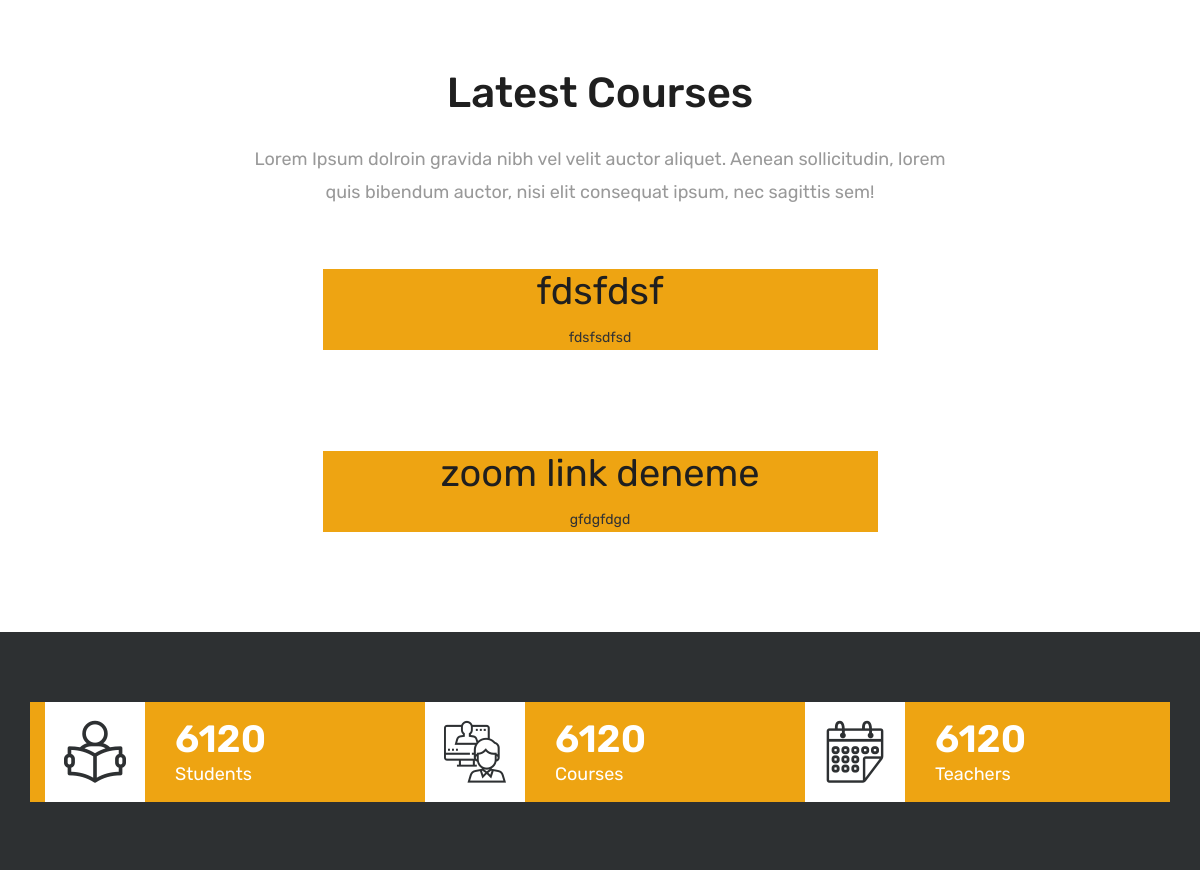
The app's page / (middle part), older data.
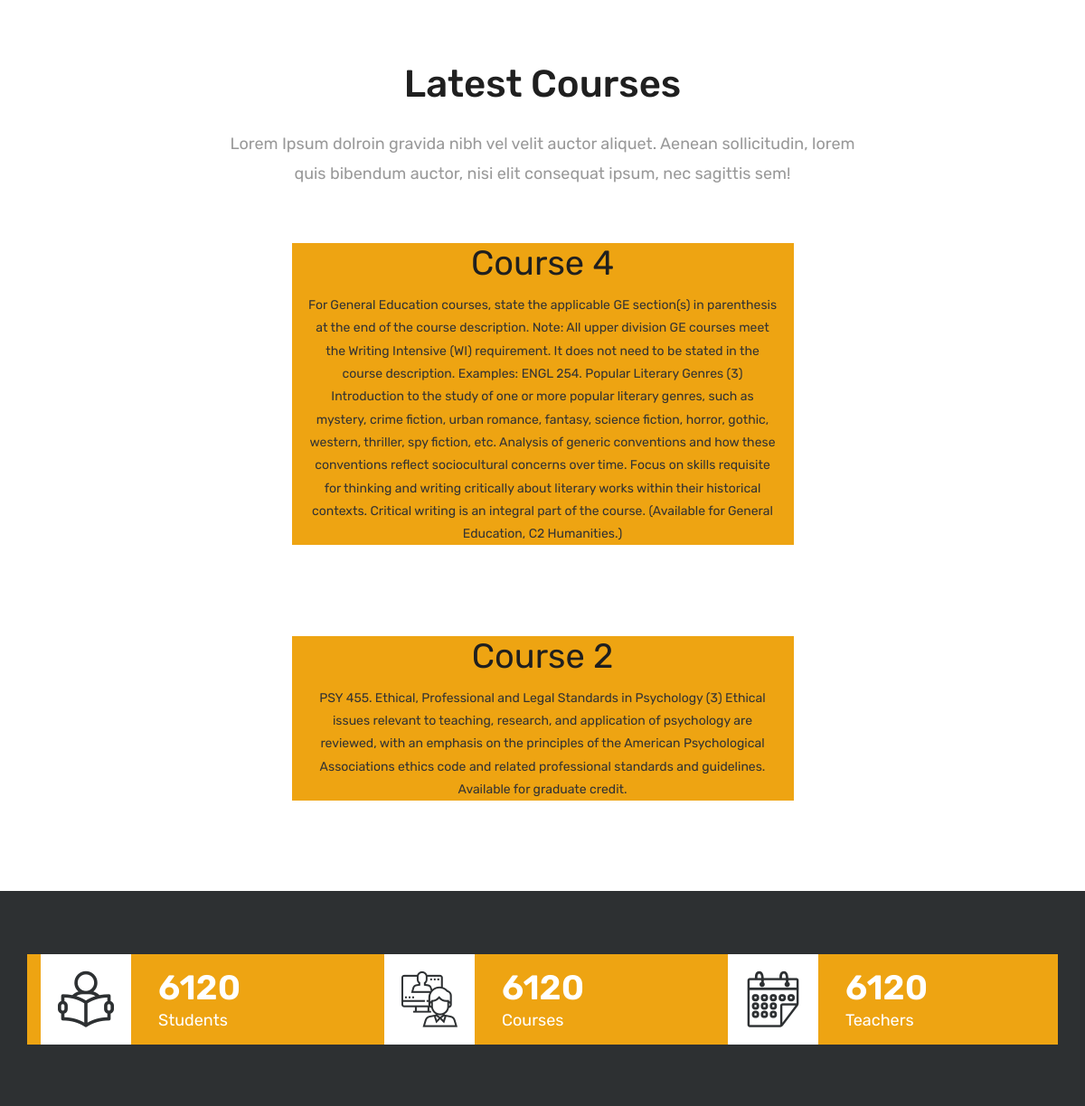
The same page, newer data.
### courses/models.py (models this page shows, shortened)
class Course(models.Model):
    teacher = models.ForeignKey(User, null=False, on_delete=models.CASCADE)
    name = models.CharField(max_length=25, unique=True)
    category = models.ForeignKey(Category, null=True, on_delete=models.DO_NOTHING)
    students = models.ManyToManyField(User, blank=True, related_name='courses_joined')
    description = models.TextField(blank=True, null=True)
    image = models.ImageField(blank=True, upload_to="courses", default="courses/default_course_image.jpg")
    token = models.IntegerField()
    zoom_link=models.TextField(null=True)
    zoom_password=models.TextField(null=True)
    available = models.BooleanField(default=True)

### pages/views.py (the view)
# urls.py: path('', IndexView.as_view(), name="index"),
class IndexView(TemplateView):
    template_name = 'index.html'
    def get_context_data(self, **kwargs):
        context = super().get_context_data(**kwargs)
        context['courses'] = Course.objects.filter(available=True)[:2]
        context['total_course'] = Course.objects.filter(available=True).count()
        context['total_students'] = User.objects.count()
        context['total_teachers'] = User.objects.filter(is_teacher=True).count()
        return context

### templates/index.html (shortened to what this page needs)
{% extends 'partials/_base.html' %}
{% load static %}
{% block content %}
{% include 'latestCourses.html' %}
{% include 'showStats.html' %}
	{% endblock %}

### templates/latestCourses.html (shortened to what this page needs)
<div id="overviews" class="section wb">
    <div class="container">
        <div class="section-title row text-center">
            <div class="col-md-8 offset-md-2">
                <h3>Latest Courses</h3>
                <p class="lead">Lorem Ipsum dolroin gravida nibh vel velit auctor aliquet. Aenean sollicitudin, lorem quis bibendum auctor, nisi elit consequat ipsum, nec sagittis sem!</p>
            </div>
        </div>
        {% for course in courses %}
        <div style="text-align:-webkit-center;">
            <div class="align-items-center ">
                {% if not forloop.first %}
                <div class="col-xl-6 col-lg-6 col-md-12 col-sm-12">
                    <div class="post-media wow fadeIn">
                    </div>
                </div>
                {% endif %}
                <div class="col-xl-6 col-lg-6 col-md-12 col-sm-12" style="background-color:#eea412">
                    <div class="message-box">
                        <h2>{{ course.name }}</h2>
                        <p>{{course.description}}</p>
                    </div>
                </div>
                {% if forloop.first %}
                <div class="col-xl-6 col-lg-6 col-md-12 col-sm-12">
                    <div class="post-media wow fadeIn">
                    </div>
                </div>
                {% endif %}
        </div>
       </div>
        {% endfor %}
    </div>
</div>

Row changes from the older to the newer data that the page shows:
changed Course: name "fdsfdsf" → "Course 4"; description "fdsfsdfsd" → "For General Education courses, state the applicable GE section(s) in parenthesis at the end of the course description. Note: All upper division GE courses meet the Writing Intensive (WI) requirement. It does not need to be stated in the course description. Examples: ENGL 254. Popular Literary Genres (3) Introduction to the study of one or more popular literary genres, such as mystery, crime fiction, urban romance, fantasy, science fiction, horror, gothic, western, thriller, spy fiction, etc. Analysis of generic conventions and how these conventions reflect sociocultural concerns over time. Focus on skills requisite for thinking and writing critically about literary works within their…"
changed Course: name "zoom link deneme" → "Course 2"; description "gfdgfdgd" → "PSY 455. Ethical, Professional and Legal Standards in Psychology (3) Ethical issues relevant to teaching, research, and application of psychology are reviewed, with an emphasis on the principles of the American Psychological Associations ethics code and related professional standards and guidelines. Available for graduate credit."
